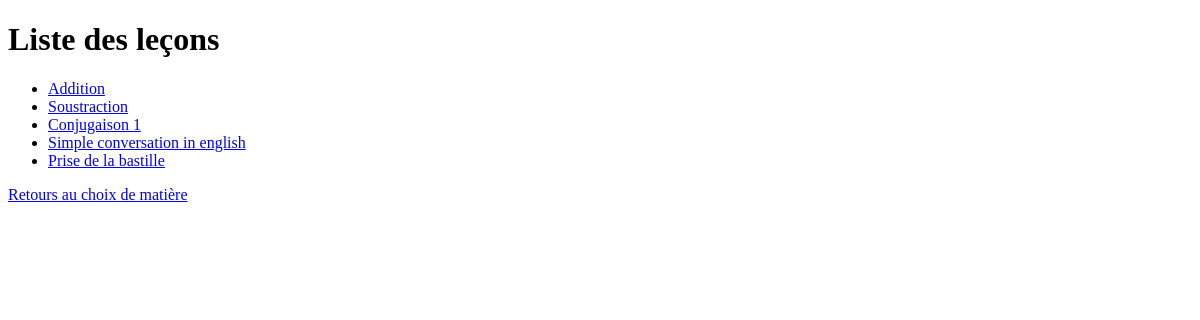
Before: /lessons/list with the older database file.
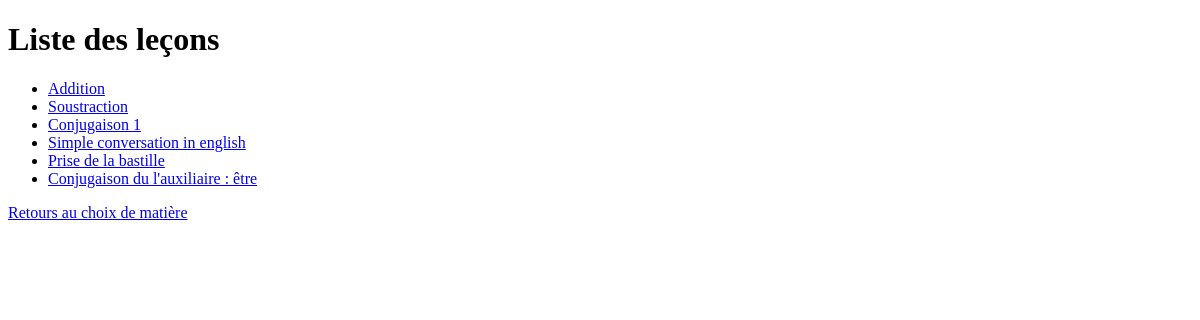
After: the same page with the newer database file.
### apps/lessons/models.py (models this page shows, shortened)
class Lesson(models.Model):
    SUBJECT_CHOICES = [
        ('Maths', 'Maths'),
        ('Français', 'Français'),
        ('Anglais', 'Anglais'),
        ('Histoire', 'Histoire'),
    ]
    title = models.CharField(max_length=255)
    subject = models.CharField(max_length=50, choices=SUBJECT_CHOICES)  # Utiliser les choix
    content = models.TextField()
    is_public = models.BooleanField(default=True)

### apps/lessons/views.py (the view)
# urls.py: path('list', views.lessons_list, name='lessons_list'),  # Liste des leçons
def lessons_list(request):
    subject = request.GET.get('subject')  # Récupérer le sujet sélectionné dans la requête
    if subject:
        lessons = Lesson.objects.filter(subject=subject, is_public=True)  # Filtrer par sujet
    else:
        lessons = Lesson.objects.filter(is_public=True)  # Afficher toutes les leçons si aucun sujet n'est sélectionné
    return render(request, 'lessons/lessons_list.html', {'lessons': lessons, 'subject': subject})

### templates/lessons/lessons_list.html (shortened to what this page needs)
<!DOCTYPE html>
<html>
<head>
</head>
<body>
    <h1>Liste des leçons {% if subject %} de {{ subject }}{% endif %}</h1>
    <ul>
        {% for lesson in lessons %}
            <li>
                <a href="{% url 'lesson_detail' lesson.id %}">{{ lesson.title }}</a>
            </li>
        {% endfor %}
    </ul>
    <a href="{% url 'subjects_list' %}">Retours au choix de matière</a>
</body>
</html>

Changed rows visible on the page:
added Lesson: title "Conjugaison du l'auxiliaire : être"
